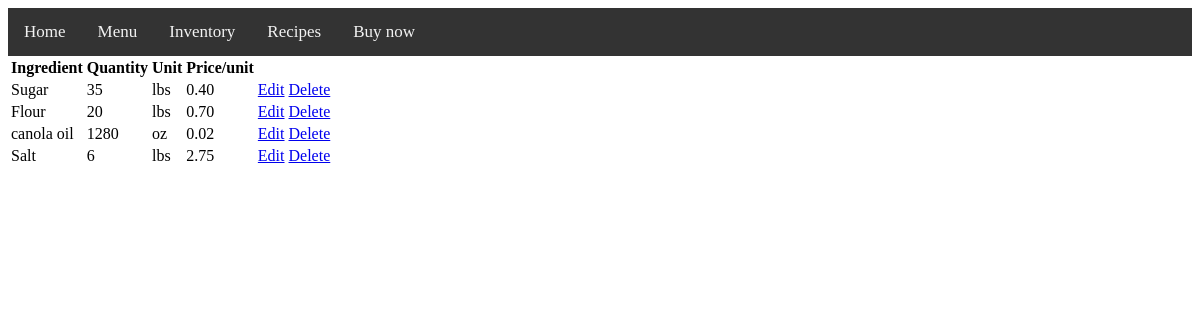
The page /ingredients/ on the database as committed earlier.
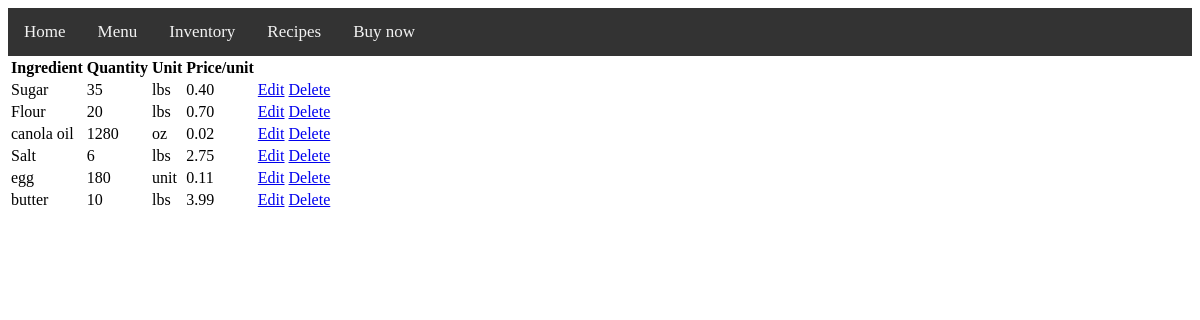
The same page on the database as committed later.
### inventory/models.py (models this page shows, shortened)
class Ingredient(models.Model):
    name = models.CharField(max_length=50)
    quantity = models.IntegerField()
    unit = models.CharField(max_length=10)
    unit_price = models.DecimalField(max_digits=5, decimal_places=2)

### inventory/views.py (the view)
# urls.py: path('ingredients/', views.IngredientView.as_view(), name ='ingredientlist'),
class IngredientView(ListView):
    model = Ingredient
    template_name = "inventory/ingredients.html"

### inventory/templates/inventory/ingredients.html
{% extends 'inventory/base.html' %}
{% load static %}
{% block head %}
 <link rel="stylesheet" href="{% static 'inventory/style.css' %}">
{% endblock %}
{% block content %}
<table>
    <thead>
      <tr>
        <th> Ingredient </th>
        <th> Quantity </th>
        <th> Unit </th>
        <th>Price/unit </th>
      </tr>
    </thead>
    <tbody>
    {% for obj in object_list %}
      <tr>
        <td>{{obj.name}}</td>
        <td>{{obj.quantity}}</td>
        <td>{{obj.unit}}</td>
        <td>{{obj.unit_price }}</td>
          <td><a href="{% url 'updateingredient'  obj.id %}" >Edit </a></td>
        <td><a href="{% url 'deleteingredient'  obj.id %}" >Delete </a></td>
      </tr>
     {% endfor %}
    </tbody>
 </table>
{% endblock %}

Rows that differ between the two databases and show on the page:
added Ingredient: name "egg", quantity "180", unit "unit", unit_price "0.11"
added Ingredient: name "butter", quantity "10", unit "lbs", unit_price "3.99"
